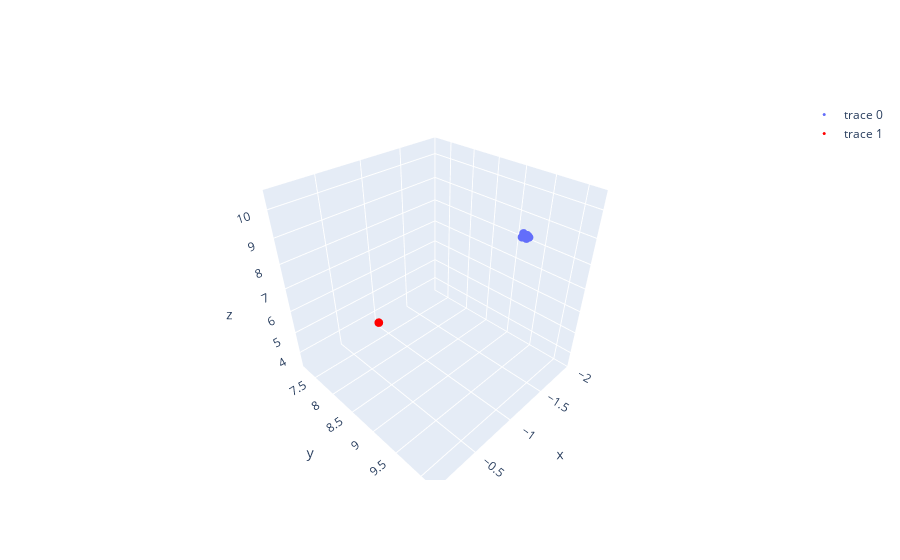

The notebook cell this image was saved under:
### Code cell
# 3d plot of X_basic, color first point (X_basic[0, :]) red, and all other points blue

fig = go.Figure()


fig.add_trace(
    go.Scatter3d(
        x=X_basic[1:, 0],
        y=X_basic[1:, 1],
        z=X_basic[1:, 2],
        mode="markers",
        marker=dict(size=3),
    )
)

fig.add_trace(
    go.Scatter3d(
        x=[X_basic[0, 0]],
        y=[X_basic[0, 1]],
        z=[X_basic[0, 2]],
        mode="markers",
        marker=dict(size=3, color="red"),
    )
)

fig.show()

### Figure 1 — Plotly figure (JSON) as saved in the notebook; plotly's stock layout.template omitted (floating-point values rounded to 4 significant figures)
{"data": [{"marker": {"size": 3}, "mode": "markers", "type": "scatter3d", "x": [-1, -1, -1, -1, -1, -1, -1, -1, -1, -1], "y": [10.11, 10.17, 10.14, 10.09, 10.15, 10.09, 10.11, 10.08, 10.14, 10.1], "z": [10.37, 10.38, 10.32, 10.34, 10.41, 10.43, 10.38, 10.31, 10.42, 10.37]}, {"marker": {"color": "red", "size": 3}, "mode": "markers", "type": "scatter3d", "x": [-1], "y": [7.224], "z": [3.482]}], "layout": {}}
